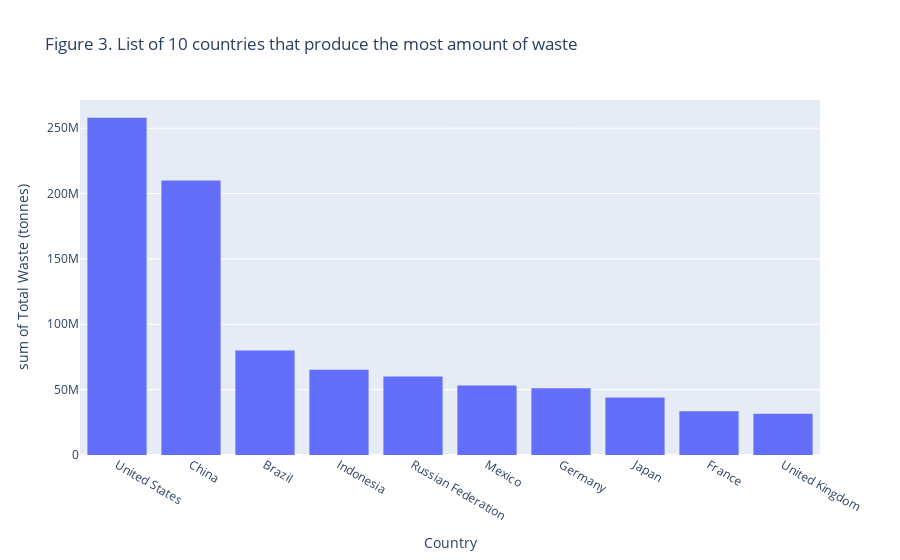

Notebook source saved alongside this figure:
### Code cell
fig = px.histogram(max_waste, x="Country", y="Total Waste (tonnes)",
                   title='Figure 3. List of 10 countries that produce the most amount of waste')
fig.show()

### Figure 1 — Plotly figure (JSON) as saved in the notebook; plotly's stock layout.template omitted (floating-point values rounded to 4 significant figures)
{"data": [{"alignmentgroup": "True", "bingroup": "x", "histfunc": "sum", "hovertemplate": "Country=%{x}<br>sum of Total Waste (tonnes)=%{y}<extra></extra>", "legendgroup": "", "marker": {"color": "#636efa"}, "name": "", "offsetgroup": "", "orientation": "v", "showlegend": false, "type": "histogram", "x": ["United States", "China", "Brazil", "Indonesia", "Russian Federation", "Mexico", "Germany", "Japan", "France", "United Kingdom"], "xaxis": "x", "y": [258000000, 210000000, 79889010, 65200000, 60000000, 53100000, 51046000, 43981000, 33399000, 31567000], "yaxis": "y"}], "layout": {"barmode": "relative", "legend": {"tracegroupgap": 0}, "title": {"text": "Figure 3. List of 10 countries that produce the most amount of waste"}, "xaxis": {"anchor": "y", "domain": [0, 1], "title": {"text": "Country"}}, "yaxis": {"anchor": "x", "domain": [0, 1], "title": {"text": "sum of Total Waste (tonnes)"}}}}
